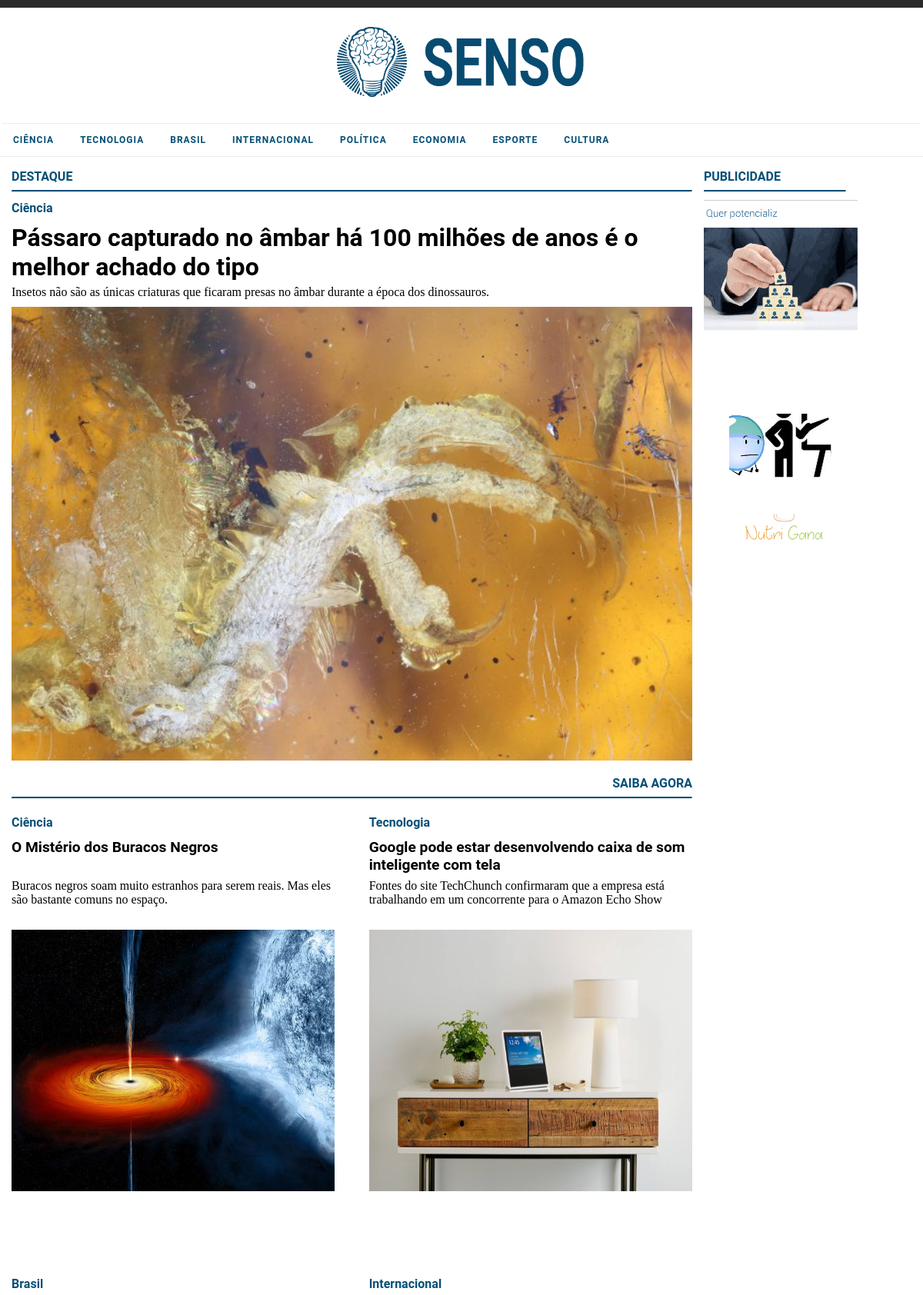
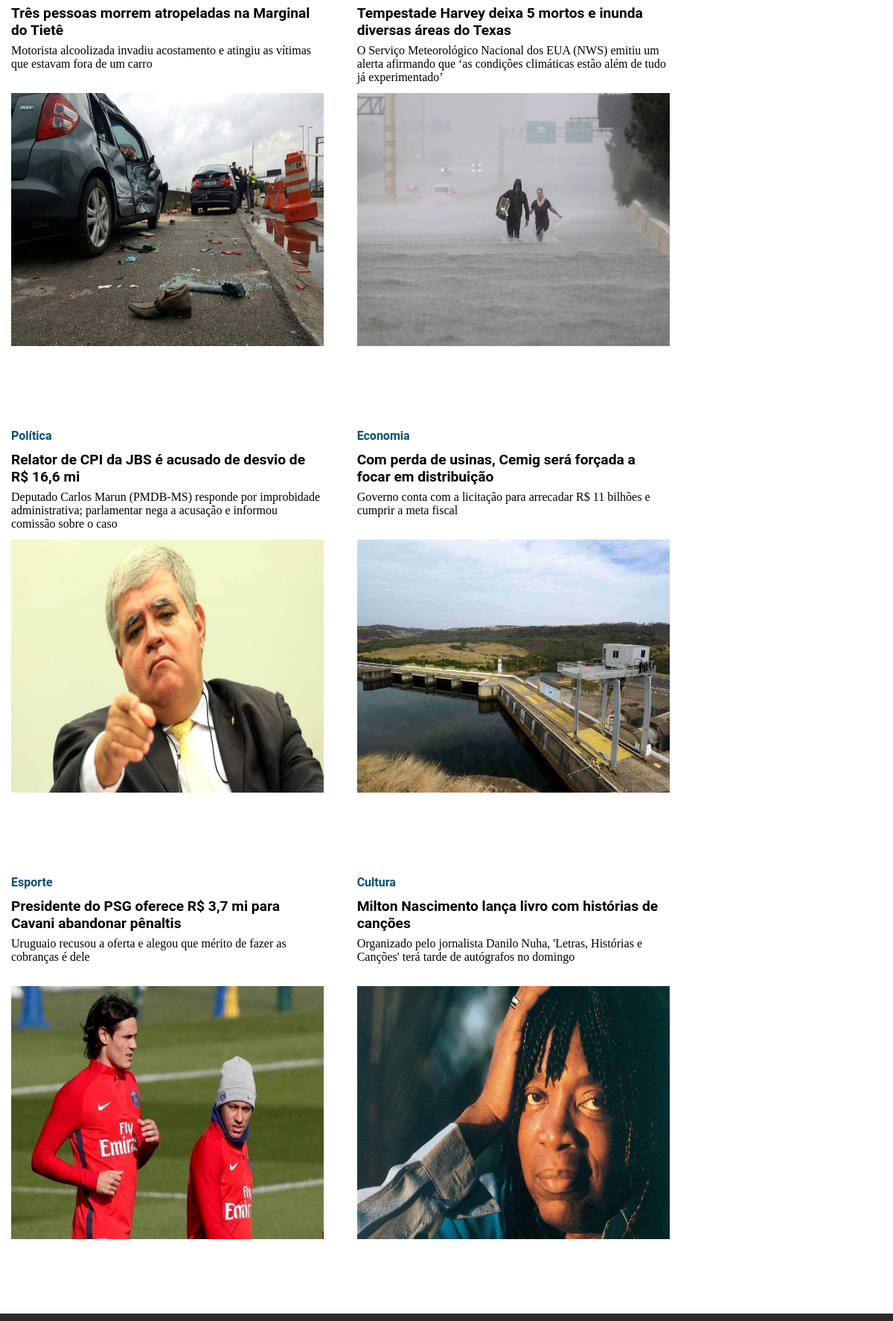
The page / on the database its author committed (2 pictures, top to bottom).
### tables this page shows
CREATE TABLE `categoria` (
  `CD_CATEGORIA` int(11) NOT NULL AUTO_INCREMENT,
  `NM_CATEGORIA` varchar(24) DEFAULT NULL,
  PRIMARY KEY (`CD_CATEGORIA`)
);

CREATE TABLE `noticia` (
  `CD_NOTICIA` int(11) NOT NULL AUTO_INCREMENT,
  `NM_TITULO_NOTICIA` varchar(80) DEFAULT NULL,
  `NM_LINHA_FINA_NOTICIA` varchar(150) DEFAULT NULL,
  `DS_TEXTO_NOTICIA` text,
  `DT_PUBLICACAO_NOTICIA` date DEFAULT NULL,
  `HR_PUBLICACAO_NOTICIA` time DEFAULT NULL,
  `IC_DESTAQUE_NOTICIA` tinyint(1) DEFAULT NULL,
  `CD_CATEGORIA` int(11) DEFAULT NULL,
  PRIMARY KEY (`CD_NOTICIA`),
  KEY `FK_CATEGORIA` (`CD_CATEGORIA`),
  CONSTRAINT `FK_CATEGORIA` FOREIGN KEY (`CD_CATEGORIA`) REFERENCES `categoria` (`CD_CATEGORIA`)
);

CREATE TABLE `banner` (
  `CD_BANNER` int(11) NOT NULL AUTO_INCREMENT,
  `NM_EMPRESA_ANUNCIANTE_BANNER` varchar(45) DEFAULT NULL,
  `IC_ATIVO_BANNER` tinyint(1) DEFAULT NULL,
  `DT_PUBLICACAO_BANNER` date DEFAULT NULL,
  `HR_PUBLICACAO_BANNER` time DEFAULT NULL,
  `NM_LINK_BANNER` varchar(255) DEFAULT NULL,
  PRIMARY KEY (`CD_BANNER`)
);

### index.php (the view, shortened to what this page needs)
<!doctype html>
<html>
<head>
    <link rel="stylesheet" href="CSS/styles.css">
    <link rel="stylesheet" href="CSS/EstiloGeral.css">
    <link href="font/Roboto/Roboto-Regular.ttf" rel="stylesheet">
    <link href="font/Didact_Gothic/DidactGothic-Regular.ttf" rel="stylesheet">
</head>
<body onload="init();" style="margin:0px;">
	<?php
   		include("menu.php");
	?>
	<div class="main">
			<div class="mainContent fl">
				<div class="pnlContent">
					<div class="pnlDestaque">
						<p class="categoryTitle"><strong >DESTAQUE</strong></p>
						<hr>
						<?php
						$sqlSelect = "SELECT  A.CD_NOTICIA
						,A.NM_TITULO_NOTICIA
						,A.NM_LINHA_FINA_NOTICIA
						,B.NM_CATEGORIA
						,B.CD_CATEGORIA
						FROM NOTICIA A INNER JOIN CATEGORIA B ON (A.CD_CATEGORIA = B.CD_CATEGORIA)
						WHERE A.IC_DESTAQUE_NOTICIA= 1 ORDER BY A.DT_PUBLICACAO_NOTICIA DESC, A.HR_PUBLICACAO_NOTICIA DESC LIMIT 0,1";
						$result = $sqlConn->query($sqlSelect);
						if($result->num_rows > 0)
						{
							while ($recent=$result->fetch_assoc())
							{
							$pknoticia=$recent["CD_NOTICIA"];
							$nmtnoticia=$recent["NM_TITULO_NOTICIA"];
							$nmlfnoticia=$recent["NM_LINHA_FINA_NOTICIA"];
							$categoria=$recent["NM_CATEGORIA"];
							$pk_categoria=$recent["CD_CATEGORIA"];
							echo"<div class='categoria'>
							<a href='categoria.php?c=$pk_categoria'><h1>$categoria</h1></a>
							</div>
							<div class='tituloNoticia'>
							<h2><a href='noticia.php?n=$pknoticia'>
							$nmtnoticia
							</a></h2>
							</div>
							<div class='linhaNoticia'>
							<a href='noticia.php?n=$pknoticia'><h4>$nmlfnoticia</h4></a>
							</div>
							<div class='imgRecente'>
							<a href='noticia.php?n=$pknoticia'><img src='img/noticias/$pknoticia.jpg' width='100%'></a>
							</div>";
							}
						}
						?>
					</div>
					<div class="pnlArtigos">
						<p class="categoryTitle" style="text-align:right;">
							<strong >SAIBA AGORA</strong>
						</p>
						<hr>
						<?php
						for($i = 1; $i < 9 ; $i++ )
						{
							$sqlSelect = "SELECT  A.CD_NOTICIA
							,A.NM_TITULO_NOTICIA
							,A.NM_LINHA_FINA_NOTICIA
							,B.NM_CATEGORIA
							,B.CD_CATEGORIA
							FROM NOTICIA A INNER JOIN CATEGORIA B ON (A.CD_CATEGORIA = B.CD_CATEGORIA)
							WHERE A.CD_CATEGORIA=$i ORDER BY A.DT_PUBLICACAO_NOTICIA DESC, A.HR_PUBLICACAO_NOTICIA DESC LIMIT 0,1";
							$result = $sqlConn->query($sqlSelect);
							if($result->num_rows > 0)
							{
								while ($recent=$result->fetch_assoc())
								{
									$pknoticia=$recent["CD_NOTICIA"];
									$nmtnoticia=$recent["NM_TITULO_NOTICIA"];
									$nmlfnoticia=$recent["NM_LINHA_FINA_NOTICIA"];
									$pk_categoria=$recent["CD_CATEGORIA"];
									$categoria=$recent["NM_CATEGORIA"];
									if($i % 2 != 0)
									{
										echo
										"
											<div class='pnlArtigo fl'>
												<div class='descArtigo fl'>
													<div class='categoria'>
														<a href='categoria.php?c=$pk_categoria'><h1>$categoria</h1></a>
													</div>
													<div class='tituloNoticia'>
														<a href='noticia.php?n=$pknoticia'><h3>
															$nmtnoticia
														</h3></a>
													</div>
													<div class='linhaNoticia'>
														<a href='noticia.php?n=$pknoticia'><h4>
															$nmlfnoticia
														</h4></a>
													</div>
												</div>
												<div class='itemArtigo'>
													<a href='noticia.php?n=$pknoticia'><img src='img/noticias/$pknoticia.jpg' width='100%'></a>
												</div>
											</div>
										";
									}
									else
									{
										echo
										"
											<div class='pnlArtigo fr'>
												<div class='descArtigo fr'>
													<div class='categoria'>
														<a href='categoria.php?c=$pk_categoria'><h1>$categoria</h1></a>
													</div>
													<div class='tituloNoticia'>
														<a href='noticia.php?n=$pknoticia'><h3>
															$nmtnoticia
														</h3></a>
													</div>
													<div class='linhaNoticia'>
														<a href='noticia.php?n=$pknoticia'><h4>
															$nmlfnoticia
														</h4></a>
													</div>
												</div>
												<div class='itemArtigo fr'>
													<a href='noticia.php?n=$pknoticia'><img src='img/noticias/$pknoticia.jpg' width='100%'></a>
												</div>
											</div>
										";
									}
								}
							}
						}
						?>
					</div>
				</div>
			</div>
		<div class="mainAside fl">
			<div class="pnlContent">
				<p class="categoryTitle"><strong >PUBLICIDADE</strong></p>
				<hr>
				<div class="banner">
					<?php
					 include("banner.php");
					?>
				</div>
			</div>
		</div>
	</div>
	<div class="linhaAzul"></div>
</body>
</html>

### menu.php (shortened to what this page needs)
<div class="linhaAzul"></div>
<div class="pnlLogo">
	<div class="logo">
		<a href="index.php"><img src="img/logo.png" height="100%"></a>
	</div>
</div>
<header id="header">
	<div id="cssmenu" class="header">
			<ul>
			<?php
				include("connection.php");
				$sqlSelect = "SELECT CD_CATEGORIA, NM_CATEGORIA FROM categoria";
				$result = $sqlConn->query($sqlSelect);
				if($result->num_rows > 0)
				{
					while ($row=$result->fetch_assoc())
					{
						$pkcate=$row["CD_CATEGORIA"];
						$nmcate=$row["NM_CATEGORIA"];
						echo "<li><a href='categoria.php?c=$pkcate'>$nmcate</a></li>";
					}
				}
			?>
			</ul>
	</div>
</header>

### banner.php
<?php
	include("connection.php");
	$sqlSelect = "SELECT CD_BANNER, NM_LINK_BANNER FROM BANNER WHERE IC_ATIVO_BANNER=1 ORDER BY DT_PUBLICACAO_BANNER DESC, HR_PUBLICACAO_BANNER DESC LIMIT 0,3";
	$result = $sqlConn->query($sqlSelect);
	if($result->num_rows > 0)
	{
		while($row = $result->fetch_assoc())
		{
			$pk_banner = $row["CD_BANNER"];
			$link_banner = $row["NM_LINK_BANNER"];
			echo "<a href='$link_banner' target=\"_blank\"><img src='img/banner/$pk_banner.gif'></a>";
		}
	}
?>

### CSS/styles.css (style rules this page uses)
#cssmenu, #cssmenu ul, #cssmenu ul li, #cssmenu ul li a, #cssmenu #menu-button { margin: 0; padding: 0; border: 0; list-style: none; line-height: 1; display: block; position: relative; -webkit-box-sizing: border-box; -moz-box-sizing: border-box; box-sizing: border-box; }
#cssmenu:after, #cssmenu > ul:after { content: "."; display: block; clear: both; visibility: hidden; line-height: 0; height: 0; }
#cssmenu { font-family: 'Roboto', sans-serif; background: #fff; margin: auto; width: 75%; }
#cssmenu > ul { width:100%; }
#cssmenu > ul > li { float: left; }
#cssmenu > ul > li > a { padding: 15px 17px; font-size: 12px; letter-spacing: 1px; text-decoration: none; color: #054F77; font-weight: 700; text-transform: uppercase; }
@media screen and (max-width:1366px) { #cssmenu { width: 100%; } }

### CSS/EstiloGeral.css (style rules this page uses)
* { font-family: 'Roboto', Sans-Serif }
body { margin:0; }
.linhaAzul { width:100%;height:10px;background-color:#2b2b2b; }
header { width: 100%; background-color:white; margin: auto; border-radius: 5px 5px 0 0 ; border-top:0.25px solid #e9ebee; border-bottom:0.25px solid #e9ebee; position: relative; z-index: 1; }
a { text-decoration:none; color:inherit; }
.main { width:75%;margin:auto; background-color:white;border-radius: 5px 5px 0 0; }
.mainContent { width:75%; }
.mainAside { width:200px; }
.pnlLogo { margin:auto;width:100%;height:150px;background-color:transparent; color:white; text-align:center; }
.logo { height:100px; margin:auto;padding-top:25px; }
.header { width: 100%; }
.pnlContent { padding-left:15px; }
.pnlDestaque { width:100%; }
.pnlDestaque .tituloNoticia { min-height:0; }
.pnlDestaque .linhaNoticia { min-height:0; }
.imgRecente { width:100%;min-height:300px; }
.pnlArtigos { width:100%; }
.pnlArtigo { width:50%;min-height:500px;margin: 0px 0 100px 0; }
.itemArtigo { width:95%;height: 340px }
.itemArtigo a img { width: 100%; height: 100%; }
.descArtigo { width:95%; min-height:160px; }
.tituloNoticia { width: 100%;margin: 5px 0; min-height: 48px; }
.linhaNoticia { width: 100%;padding-bottom: 10px; min-height: 54px; }
.fl { float:left; }
.fr { float:right; }
.categoryTitle { color:#054F77;margin-bottom:5px; }
hr { border-top:2px solid #054F77;margin-bottom:10px; }
h1 { font-size:1em; color:#054F77; }
h2 { font-size:2em; margin:0;color:Black; }
h3 { font-size:1.2em; margin:0; }
h4 { font-size:1em; font-weight: normal; margin:0; font-family: 'Didact Gothic'; }
.linhaNoticia a { text-decoration: none; color:#000; }
.pnlArtigo .tituloNoticia a { text-decoration: none;color:#000; }
@media only screen and (max-width: 1366px) { .main { width:100%; } }
@media only screen and (max-width: 1366px) { .pnlArtigo { min-height:500px; } }

### rows shown on the page
categoria: NM_CATEGORIA "CIÊNCIA"
categoria: NM_CATEGORIA "TECNOLOGIA"
categoria: NM_CATEGORIA "BRASIL"
categoria: NM_CATEGORIA "INTERNACIONAL"
categoria: NM_CATEGORIA "POLÍTICA"
categoria: NM_CATEGORIA "ECONOMIA"
categoria: NM_CATEGORIA "ESPORTE"
categoria: NM_CATEGORIA "CULTURA"
noticia: CD_CATEGORIA.NM_CATEGORIA "Ciência", NM_TITULO_NOTICIA "Pássaro capturado no âmbar há 100 milhões de anos é o melhor achado do tipo", NM_LINHA_FINA_NOTICIA "Insetos não são as únicas criaturas que ficaram presas no âmbar durante a época dos dinossauros."
noticia: CD_CATEGORIA.NM_CATEGORIA "Ciência", NM_TITULO_NOTICIA "O Mistério dos Buracos Negros", NM_LINHA_FINA_NOTICIA "Buracos negros soam muito estranhos para serem reais. Mas eles são bastante comuns no espaço.", shows a picture
noticia: CD_CATEGORIA.NM_CATEGORIA "Tecnologia", NM_TITULO_NOTICIA "Google pode estar desenvolvendo caixa de som inteligente com tela", NM_LINHA_FINA_NOTICIA "Fontes do site TechChunch confirmaram que a empresa está trabalhando em um concorrente para o Amazon Echo Show", shows a picture
noticia: CD_CATEGORIA.NM_CATEGORIA "Brasil", NM_TITULO_NOTICIA "Três pessoas morrem atropeladas na Marginal do Tietê", NM_LINHA_FINA_NOTICIA "Motorista alcoolizada invadiu acostamento e atingiu as vítimas que estavam fora de um carro", shows a picture
noticia: CD_CATEGORIA.NM_CATEGORIA "Internacional", NM_TITULO_NOTICIA "Tempestade Harvey deixa 5 mortos e inunda diversas áreas do Texas", NM_LINHA_FINA_NOTICIA "O Serviço Meteorológico Nacional dos EUA (NWS) emitiu um alerta afirmando que ‘as condições climáticas estão além de tudo já experimentado’", shows a picture
noticia: CD_CATEGORIA.NM_CATEGORIA "Política", NM_TITULO_NOTICIA "Relator de CPI da JBS é acusado de desvio de R$ 16,6 mi", NM_LINHA_FINA_NOTICIA "Deputado Carlos Marun (PMDB-MS) responde por improbidade administrativa; parlamentar nega a acusação e informou comissão sobre o caso", shows a picture
noticia: CD_CATEGORIA.NM_CATEGORIA "Economia", NM_TITULO_NOTICIA "Com perda de usinas, Cemig será forçada a focar em distribuição", NM_LINHA_FINA_NOTICIA "Governo conta com a licitação para arrecadar R$ 11 bilhões e cumprir a meta fiscal", shows a picture
noticia: CD_CATEGORIA.NM_CATEGORIA "Esporte", NM_TITULO_NOTICIA "Presidente do PSG oferece R$ 3,7 mi para Cavani abandonar pênaltis", NM_LINHA_FINA_NOTICIA "Uruguaio recusou a oferta e alegou que mérito de fazer as cobranças é dele", shows a picture
noticia: CD_CATEGORIA.NM_CATEGORIA "Cultura", NM_TITULO_NOTICIA "Milton Nascimento lança livro com histórias de canções", NM_LINHA_FINA_NOTICIA "Organizado pelo jornalista Danilo Nuha, 'Letras, Histórias e Canções' terá tarde de autógrafos no domingo", shows a picture
banner: shows a picture
banner: shows a picture
banner: shows a picture
